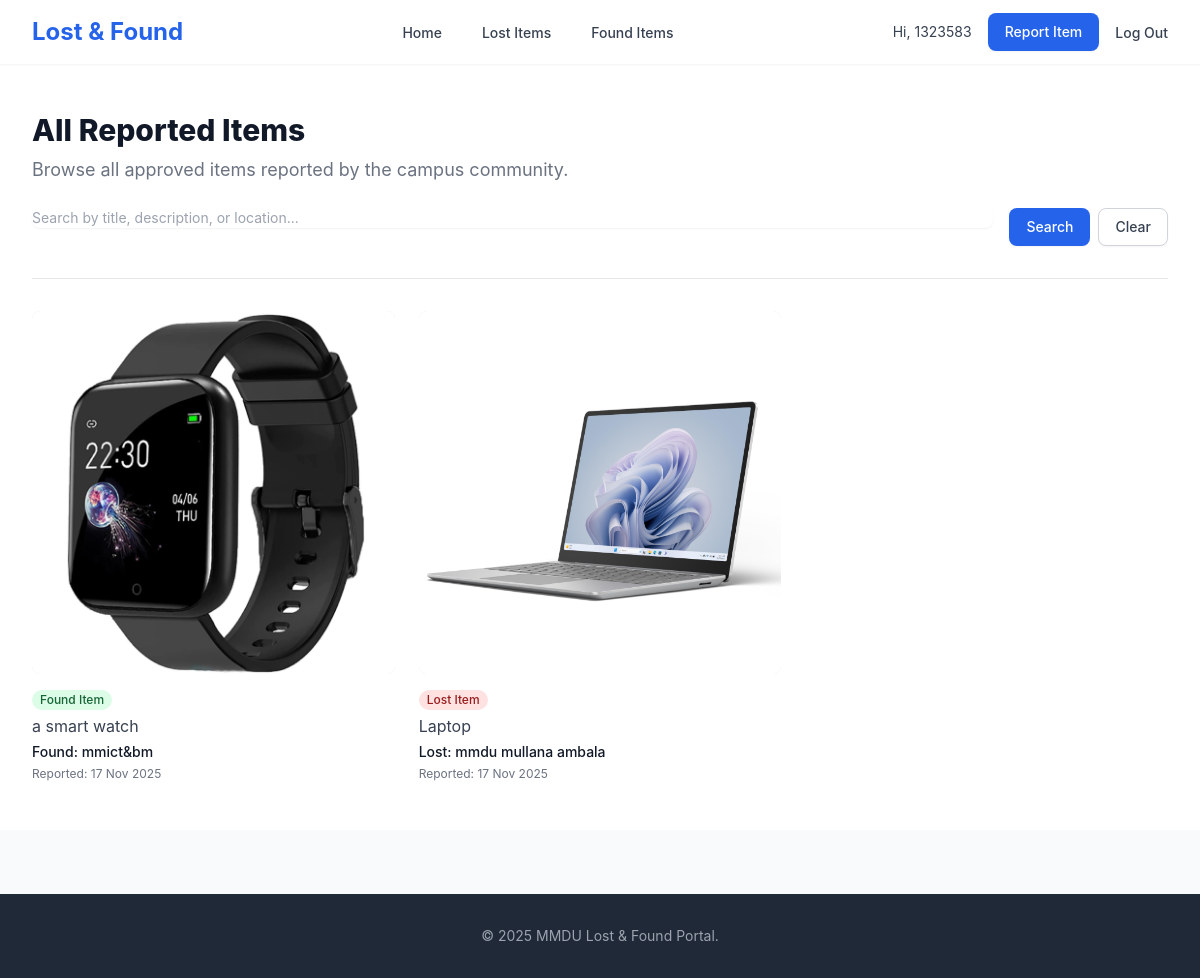
/items/ (signed in), run on the app's committed database.
### users/models.py (models this page shows, shortened)
class CustomUser(AbstractUser):
    username = models.CharField(
        max_length=150,
        unique=True,
        help_text="Required. 150 characters or fewer. Letters, digits and @/./+/-/_ only.",
        validators=[AbstractUser.username_validator],
        error_messages={
            "unique": "A user with that Roll No. already exists.",
        },
        verbose_name="Roll No." # This is the key change
    )
    email = models.EmailField(unique=True, blank=False, null=False)
    USERNAME_FIELD = "username"
    REQUIRED_FIELDS = ["email"]

### portal/models.py (models this page shows, shortened)
class Item(models.Model):
    ITEM_TYPES = (
        ('lost', 'Lost Item'),
        ('found', 'Found Item'),
    )
    item_type = models.CharField(max_length=5, choices=ITEM_TYPES)
    title = models.CharField(max_length=200)
    description = models.TextField()
    location = models.CharField(max_length=200, help_text="Where did you lose/find it?")
    reported_at = models.DateTimeField(auto_now_add=True)
    reporter = models.ForeignKey(
        settings.AUTH_USER_MODEL,
        on_delete=models.CASCADE
    )
    is_approved = models.BooleanField(
        default=False,
        help_text="Designates whether this item is approved and visible on the site."
    )
    def get_first_image_url(self):
        first_image = self.images.first()
        if first_image:
            return first_image.image.url
        return "https://placehold.co/600x400/eeeeee/cccccc?text=No+Image"

class ItemImage(models.Model):
    item = models.ForeignKey(
        Item,
        related_name='images',
        on_delete=models.CASCADE
    )
    image = models.ImageField(upload_to=get_image_upload_path)

### portal/views.py (the view)
# urls.py: path("items/", views.ItemListView.as_view(), name="item_list"),
class ItemListView(ListView):
    model = Item
    template_name = "portal/item_list.html"
    context_object_name = "items"
    paginate_by = 12
    def get_queryset(self):
        queryset = super().get_queryset().filter(is_approved=True).order_by('-reported_at')
        item_type = self.request.GET.get('type')
        if item_type in ['lost', 'found']:
            queryset = queryset.filter(item_type=item_type)
        query = self.request.GET.get('q')
        if query:
            queryset = queryset.filter(
                Q(title__icontains=query) |
                Q(description__icontains=query) |
                Q(location__icontains=query)
            )
        return queryset
    def get_context_data(self, **kwargs):
        context = super().get_context_data(**kwargs)
        context['item_type'] = self.request.GET.get('type', '')
        context['query'] = self.request.GET.get('q', '')
        return context

### templates/portal/item_list.html (shortened to what this page needs)
{% extends "base.html" %}
{% block content %}
<div class="bg-white">
    <div class="max-w-7xl mx-auto py-12 px-4 sm:px-6 lg:px-8">
        <div class="pb-8 border-b border-gray-200">
            <h1 class="text-3xl font-extrabold text-gray-900">
                {% if not item_type %}All Reported Items{% endif %}
            </h1>
            <p class="mt-2 text-lg text-gray-500">Browse all approved items reported by the campus community.</p>
            <form method="get" action="{% url 'item_list' %}" class="mt-6 flex flex-col sm:flex-row gap-4">
                <div class="flex-grow">
                    <input type="search" name="q" id="search"
                           value="{{ query|default:'' }}"
                           class="shadow-sm focus:ring-blue-500 focus:border-blue-500 block w-full sm:text-sm border-gray-300 rounded-lg"
                           placeholder="Search by title, description, or location...">
                </div>
                <div class="flex space-x-2">
                    <button type="submit"
                            class="inline-flex items-center px-4 py-2 border border-transparent text-sm font-medium rounded-lg shadow-sm text-white bg-blue-600 hover:bg-blue-700 focus:outline-none focus:ring-2 focus:ring-offset-2 focus:ring-blue-500">
                        Search
                    </button>
                    <a href="{% url 'item_list' %}{% if item_type %}?type={{ item_type }}{% endif %}"
                       class="inline-flex items-center px-4 py-2 border border-gray-300 shadow-sm text-sm font-medium rounded-lg text-gray-700 bg-white hover:bg-gray-50 focus:outline-none focus:ring-2 focus:ring-offset-2 focus:ring-blue-500">
                        Clear
                    </a>
                </div>
            </form>
        </div>
        <div class="mt-8">
            {% if items %}
                <div class="grid grid-cols-1 gap-y-10 sm:grid-cols-2 gap-x-6 lg:grid-cols-3 xl:grid-cols-4 xl:gap-x-8">
                    {% for item in items %}
                        <a href="{% url 'item_detail' item.pk %}" class="group">
                            <div class="w-full aspect-w-1 aspect-h-1 bg-gray-200 rounded-lg overflow-hidden xl:aspect-w-7 xl:aspect-h-8">
                                <img src="{{ item.get_first_image_url }}" alt="{{ item.title }}" class="w-full h-full object-center object-cover group-hover:opacity-75">
                            </div>
                            <span class="mt-4 inline-block px-2 py-0.5 rounded-full text-xs font-medium
                                {% if item.item_type == 'lost' %} bg-red-100 text-red-800 {% else %} bg-green-100 text-green-800 {% endif %}">
                                {{ item.get_item_type_display }}
                            </span>
                            <h3 class="mt-1 text-base text-gray-700">{{ item.title }}</h3>
                            <p class="mt-1 text-sm font-medium text-gray-900">
                                {% if item.item_type == 'lost' %}Lost:{% else %}Found:{% endif %} {{ item.location }}
                            </p>
                            <p class="mt-1 text-xs text-gray-500">
                                Reported: {{ item.reported_at|date:"d M Y" }}
                            </p>
                        </a>
                    {% endfor %}
                </div>
            {% else %}
                <div class="text-center py-12">
                    <h3 class="mt-2 text-lg font-medium text-gray-900">No items found</h3>
                    <p class="mt-1 text-sm text-gray-500">No items match your search criteria. Try removing some filters.</p>
                </div>
            {% endif %}
        </div>
    </div>
</div>
{% endblock %}

### templates/base.html (shortened to what this page needs)
<!DOCTYPE html>
<html lang="en" class="h-full bg-gray-50">
<head>
    <script src="https://cdn.tailwindcss.com"></script>
</head>
<body class="h-full flex flex-col font-sans antialiased">
    <nav class="bg-white shadow-sm sticky top-0 z-50">
        <div class="max-w-7xl mx-auto px-4 sm:px-6 lg:px-8">
            <div class="flex justify-between h-16">
                <div class="flex-shrink-0 flex items-center">
                    <a href="{% url 'home' %}" class="text-2xl font-bold text-blue-600">
                        Lost & Found
                    </a>
                </div>
                <div class="hidden sm:ml-6 sm:flex sm:space-x-8">
                    <a href="{% url 'home' %}" class="border-transparent text-gray-700 hover:border-gray-300 hover:text-gray-900 inline-flex items-center px-1 pt-1 border-b-2 text-sm font-medium">
                        Home
                    </a>
                    <a href="{% url 'item_list' %}?type=lost" class="border-transparent text-gray-700 hover:border-gray-300 hover:text-gray-900 inline-flex items-center px-1 pt-1 border-b-2 text-sm font-medium">
                        Lost Items
                    </a>
                    <a href="{% url 'item_list' %}?type=found" class="border-transparent text-gray-700 hover:border-gray-300 hover:text-gray-900 inline-flex items-center px-1 pt-1 border-b-2 text-sm font-medium">
                        Found Items
                    </a>
                </div>
                <div class="flex items-center ml-6 space-x-4">
                    {% if user.is_authenticated %}
                        <span class="text-sm text-gray-700">Hi, {{ user.username }}</span>
                        <a href="{% url 'report_item' %}" class="inline-flex items-center px-4 py-2 border border-transparent text-sm font-medium rounded-lg shadow-sm text-white bg-blue-600 hover:bg-blue-700 focus:outline-none focus:ring-2 focus:ring-offset-2 focus:ring-blue-500">
                            Report Item
                        </a>
                        <form action="{% url 'logout' %}" method="post" class="inline">
                            <button type'submit" class="text-sm font-medium text-gray-700 hover:text-gray-900">
                                Log Out
                            </button>
                        </form>
                    {% endif %}
                </div>
            </div>
        </div>
    </nav>
    <main class="flex-grow">
        {% block content %}{% endblock %}
    </main>
    <footer class="bg-gray-800 mt-16">
        <div class="max-w-7xl mx-auto py-8 px-4 sm:px-6 lg:px-8">
            <p class="text-center text-sm text-gray-400">
                &copy; {% now "Y" %} MMDU Lost & Found Portal.
            </p>
        </div>
    </footer>
</body>
</html>

### data on the page
CustomUser: username "1323583"
Item: get_first_image_url (picture), item_type "Found Item", title "a smart watch", shows "Found:", location "mmict&bm", reported_at "17 Nov 2025"
Item: get_first_image_url (picture), item_type "Lost Item", title "Laptop", shows "Lost:", location "mmdu mullana ambala", reported_at "17 Nov 2025"
